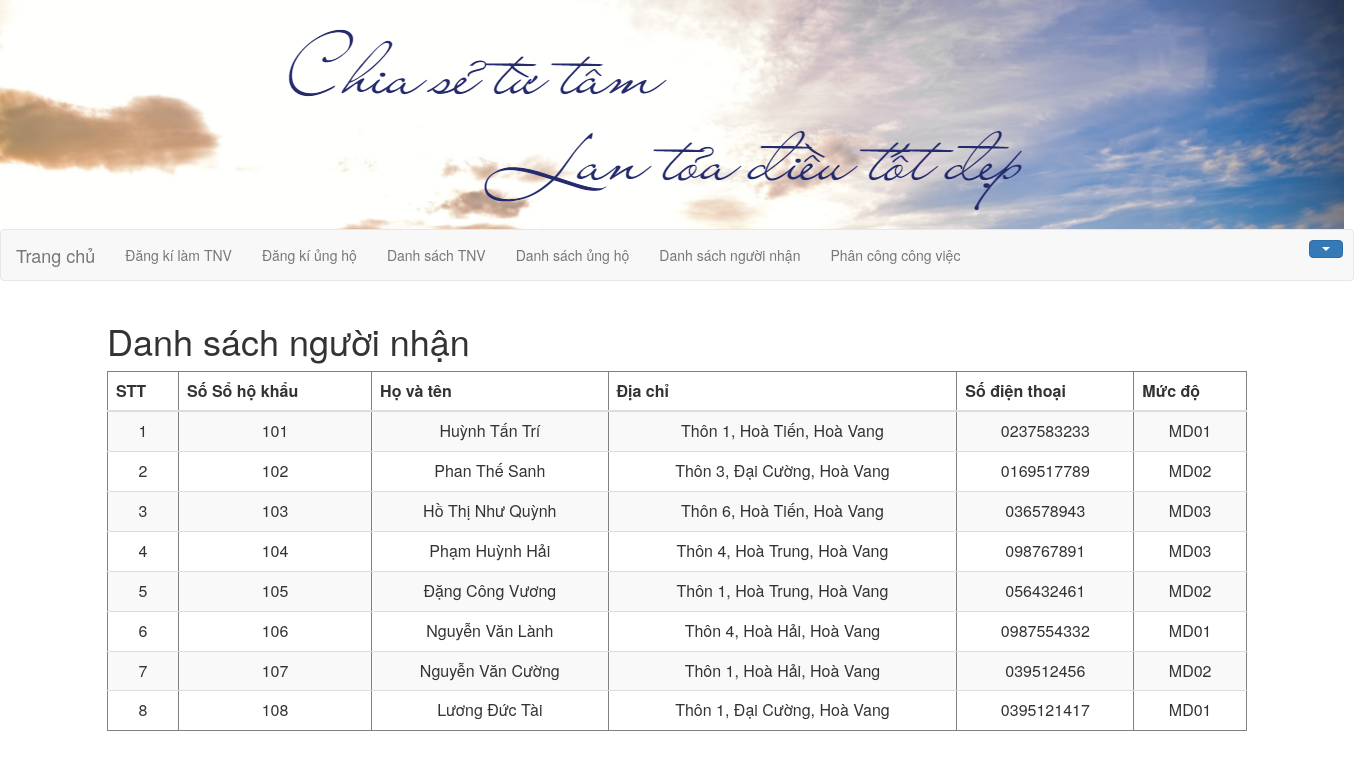
Screenshot of /Dsnn.php with the database file from the repository.
### tables this page shows
CREATE TABLE `nnDB` (
  `Sohk` int(255) NOT NULL,
  `Ten1` varchar(255) NOT NULL,
  `Diachi` varchar(255) NOT NULL,
  `Sdt` varchar(255) NOT NULL,
  `Mucdo` varchar(255) NOT NULL
);

### Dsnn.php (the view, shortened to what this page needs)
<?php
include_once('link.php');
include_once('header1.php');
?>
<!DOCTYPE html>
<html>
<body>
	<div class="container">
		<div class="box">
			<h1>Danh sách người nhận</h1>
			<table class="table table-striped" border="1px" cellspacing="0" >
			  <thead>
			    <tr align="center">
			    <th scope="col">STT</th>
			      <th scope="col">Số Sổ hộ khẩu</th>
			      <th scope="col">Họ và tên</th>
			      <th scope="col">Địa chỉ</th>
			      <th scope="col">Số điện thoại</th>
			      <th scope="col">Mức độ</th>
 			    </tr>
			  </thead>
			  	<?php
			  	require("connection.php");
		        $sql = "select *from nnDB";
		        $result = mysqli_query($conn,$sql);
		        $stt = 1;
			while ($row = mysqli_fetch_array($result)) {
                echo "<tr align='center'>";
                    echo "<td>" . $stt . "</td>";
                    echo"<td>".$row["Sohk"]."</td>";
                    echo"<td>".$row["Ten1"]."</td>";
                    echo"<td>".$row["Diachi"]."</td>";
                    echo"<td>".$row["Sdt"]."</td>";
                    echo"<td>".$row["Mucdo"]."</td>";
                echo "</tr>";
                $stt++;
            }
		?>
			</table>
		</div>
	</div>
</body>
</html>

### link.php (shortened to what this page needs)
<link rel="stylesheet" href="https://maxcdn.bootstrapcdn.com/bootstrap/3.3.7/css/bootstrap.min.css">
<link rel="stylesheet" type="text/css" href="css/style.css">
<link rel="stylesheet" type="text/css" href="css/account.css">

### header1.php (shortened to what this page needs)
<?php
include_once('link.php');
$email = $_SESSION['email'];
?>
<div>
		<img src="tin.png">
	</div>
<nav class="navbar navbar-default">
	<div class="container-fluid">
		<div class="navbar-header">
			<a href="welcome.php" class="navbar-brand">Trang chủ</a>
		</div>
		<ul class="nav navbar-nav">
			<li><a href="Dktnv.php">Đăng kí làm TNV</a></li>
			<li><a href="Dkuh.php">Đăng kí ủng hộ</a></li>
			<li><a href="listtnv.php">Danh sách TNV</a></li>
			<li><a href="listuh.php">Danh sách ủng hộ</a></li>
			<li><a href="listnn.php">Danh sách người nhận</a></li>
			<li><a href="Phancong.php">Phân công công việc</a></li>
		</ul>
		<div class="dropdown navbar-right" id="right">
  <button class="btn btn-primary dropdown-toggle" type="button" data-toggle="dropdown"><?php echo $email;?>
  <span class="caret"></span></button>
</div>
	</div>
</nav>

### css/style.css (style rules this page uses)
#right { padding: 10px; }

### rows the page displays
nndb: Sohk "101", Ten1 "Huỳnh Tấn Trí", Diachi "Thôn 1, Hoà Tiến, Hoà Vang", Sdt "0237583233", Mucdo "MD01"
nndb: Sohk "102", Ten1 "Phan Thế Sanh", Diachi "Thôn 3, Đại Cường, Hoà Vang", Sdt "0169517789", Mucdo "MD02"
nndb: Sohk "103", Ten1 "Hồ Thị Như Quỳnh", Diachi "Thôn 6, Hoà Tiến, Hoà Vang", Sdt "036578943", Mucdo "MD03"
nndb: Sohk "104", Ten1 "Phạm Huỳnh Hải", Diachi "Thôn 4, Hoà Trung, Hoà Vang", Sdt "098767891", Mucdo "MD03"
nndb: Sohk "105", Ten1 "Đặng Công Vương", Diachi "Thôn 1, Hoà Trung, Hoà Vang", Sdt "056432461", Mucdo "MD02"
nndb: Sohk "106", Ten1 "Nguyễn Văn Lành", Diachi "Thôn 4, Hoà Hải, Hoà Vang", Sdt "0987554332", Mucdo "MD01"
nndb: Sohk "107", Ten1 "Nguyễn Văn Cường", Diachi "Thôn 1, Hoà Hải, Hoà Vang", Sdt "039512456", Mucdo "MD02"
nndb: Sohk "108", Ten1 "Lương Đức Tài", Diachi "Thôn 1, Đại Cường, Hoà Vang", Sdt "0395121417", Mucdo "MD01"
